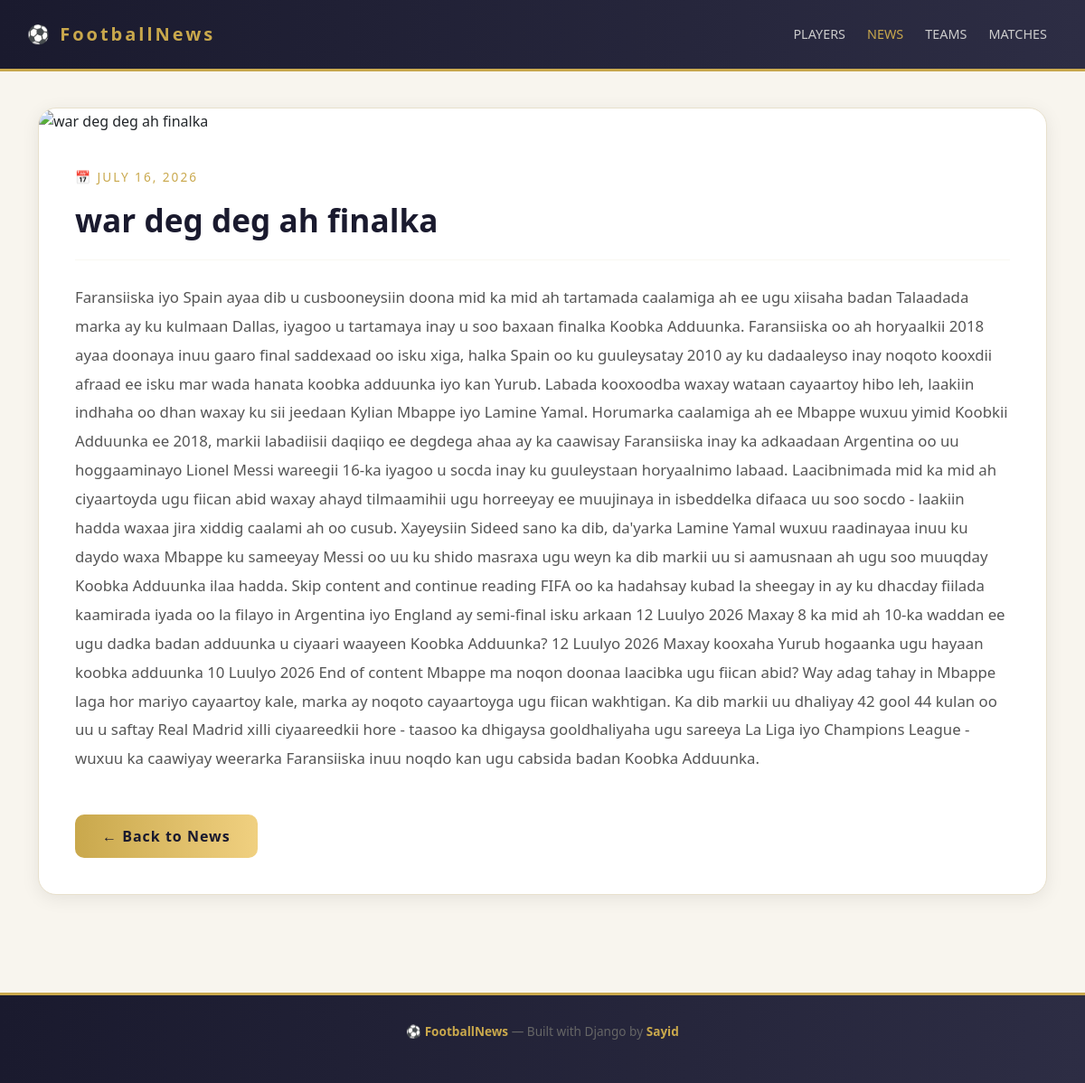
The page /news/1/ on the database its author committed.
### players/models.py (models this page shows, shortened)
class News(models.Model):
    title=models.CharField(max_length=100)
    content=models.TextField()
    image=models.URLField()
    date=models.DateField(auto_now_add=True)

### players/views.py (the view)
# urls.py: path("news/<int:pk>/", views.news_detail, name="news_detail"),
def news_detail(request , pk):
    article=News.objects.get(id=pk)
    return render (request , "players/news_detail.html", {"article": article} )

### players/templates/players/news_detail.html (shortened to what this page needs)
<!doctype html>
<html lang="en">
  <head>
    <link
      href="https://cdn.jsdelivr.net/npm/bootstrap@5.3.0/dist/css/bootstrap.min.css"
      rel="stylesheet"
    />
  </head>
  <body>
    <nav class="navbar navbar-expand-lg">
      <a class="navbar-brand" href="{% url 'players' %}">⚽ FootballNews</a>
      <div class="ms-auto d-flex">
        <a href="{% url 'players' %}" class="nav-link">Players</a>
        <a
          href="{% url 'news' %}"
          class="nav-link active"
          style="color: #c9a84c !important"
          >News</a
        >
        <a href="{% url 'teams' %}" class="nav-link">Teams</a>
        <a href="{% url 'matches' %}" class="nav-link">Matches</a>
      </div>
    </nav>
    <div class="container pb-5">
      <div class="article-card">
        <img
          src="{{ article.image }}"
          alt="{{ article.title }}"
          class="article-image"
        />
        <div class="article-body">
          <p class="article-date">📅 {{ article.date }}</p>
          <h1 class="article-title">{{ article.title }}</h1>
          <hr style="border-color: #e8e0cc; margin-bottom: 25px" />
          <p class="article-content">{{ article.content }}</p>
          <a href="{% url 'news' %}" class="back-btn"> ← Back to News </a>
        </div>
      </div>
    </div>
    <div class="footer">
      <p>
        ⚽ <span>FootballNews</span> — Built with Django by <span>Sayid</span>
      </p>
    </div>
  </body>
</html>

### players/templates/players/news_detail.html (style rules this page uses)
body { background-color: #f8f5ee; font-family: "Segoe UI", sans-serif; }
.navbar { background: linear-gradient(90deg, #1a1a2e, #2d2d44); border-bottom: 3px solid #c9a84c; padding: 18px 30px; }
.navbar-brand { color: #c9a84c !important; font-weight: 900; letter-spacing: 3px; }
.nav-link { color: #ccc !important; margin: 0 12px; text-transform: uppercase; font-size: 0.9rem; }
.article-card { background: #ffffff; border: 1px solid #e8e0cc; border-radius: 20px; overflow: hidden; box-shadow: 0 4px 20px rgba(0, 0, 0, 0.08); margin-top: 40px; }
.article-image { width: 100%; max-height: 420px; object-fit: cover; }
.article-body { padding: 40px; }
.article-date { color: #c9a84c; font-size: 0.85rem; letter-spacing: 2px; text-transform: uppercase; margin-bottom: 15px; }
.article-title { color: #1a1a2e; font-size: 2.2rem; font-weight: 900; margin-bottom: 20px; line-height: 1.3; }
.article-content { color: #555; font-size: 1.05rem; line-height: 1.9; }
.back-btn { background: linear-gradient(90deg, #c9a84c, #f0d080); color: #1a1a2e; font-weight: 700; border: none; border-radius: 10px; padding: 12px 30px; text-decoration: none; display: inline-block; margin-top: 30px; letter-spacing: 1px; }
.footer { background: linear-gradient(90deg, #1a1a2e, #2d2d44); border-top: 3px solid #c9a84c; padding: 30px 0; text-align: center; color: #666; font-size: 0.85rem; margin-top: 60px; }
.footer span { color: #c9a84c; font-weight: 700; }

### rows shown on the page
News: date "JULY 16, 2026", title "war deg deg ah finalka", content "Faransiiska iyo Spain ayaa dib u cusbooneysiin doona mid ka mid ah tartamada caalamiga ah ee ugu xiisaha badan Talaadada marka ay ku kulmaan Dallas, iyagoo u tartamaya inay u soo baxaan finalka Koobka Adduunka. Faransiiska oo ah horyaalkii 2018 ayaa doonaya inuu gaaro final saddexaad oo isku xiga, halka Spain oo ku guuleysatay 2010 ay ku dadaaleyso inay noqoto kooxdii afraad ee isku mar wada hanata koobka adduunka iyo kan Yurub. Labada kooxoodba waxay wataan cayaartoy hibo leh, laakiin indhaha oo dhan waxay ku sii jeedaan Kylian Mbappe iyo Lamine Yamal. Horumarka caalamiga ah ee Mbappe wuxuu yimid Koobkii Adduunka ee 2018, markii labadiisii daqiiqo ee degdega ahaa ay ka caawisay Faransiiska…"
